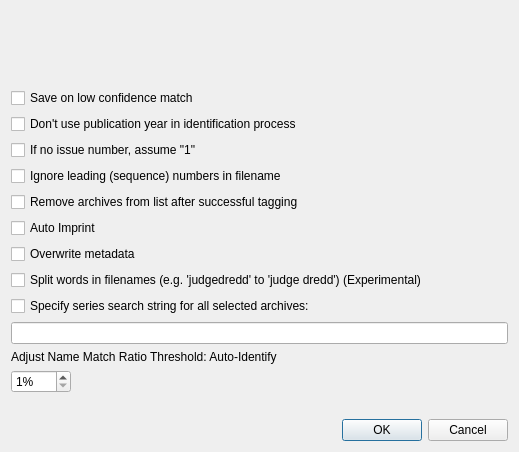
<?xml version="1.0" encoding="UTF-8"?>
<ui version="4.0">
 <class>dialogExport</class>
 <widget class="QDialog" name="dialogExport">
  <property name="windowModality">
   <enum>Qt::NonModal</enum>
  </property>
  <property name="geometry">
   <rect>
    <x>0</x>
    <y>0</y>
    <width>519</width>
    <height>452</height>
   </rect>
  </property>
  <property name="sizePolicy">
   <sizepolicy hsizetype="Preferred" vsizetype="MinimumExpanding">
    <horstretch>0</horstretch>
    <verstretch>0</verstretch>
   </sizepolicy>
  </property>
  <property name="windowTitle">
   <string>Auto-Tag</string>
  </property>
  <property name="modal">
   <bool>false</bool>
  </property>
  <layout class="QGridLayout" name="gridLayout_2">
   <item row="0" column="0">
    <widget class="QLabel" name="label">
     <property name="sizePolicy">
      <sizepolicy hsizetype="Preferred" vsizetype="Preferred">
       <horstretch>0</horstretch>
       <verstretch>0</verstretch>
      </sizepolicy>
     </property>
     <property name="text">
      <string/>
     </property>
     <property name="wordWrap">
      <bool>true</bool>
     </property>
    </widget>
   </item>
   <item row="1" column="0">
    <layout class="QGridLayout" name="gridLayout">
     <item row="3" column="0">
      <widget class="QCheckBox" name="cbxIgnoreLeadingDigitsInFilename">
       <property name="sizePolicy">
        <sizepolicy hsizetype="Minimum" vsizetype="Fixed">
         <horstretch>0</horstretch>
         <verstretch>0</verstretch>
        </sizepolicy>
       </property>
       <property name="text">
        <string>Ignore leading (sequence) numbers in filename</string>
       </property>
      </widget>
     </item>
     <item row="1" column="0">
      <widget class="QCheckBox" name="cbxDontUseYear">
       <property name="sizePolicy">
        <sizepolicy hsizetype="Minimum" vsizetype="Fixed">
         <horstretch>0</horstretch>
         <verstretch>0</verstretch>
        </sizepolicy>
       </property>
       <property name="text">
        <string>Don't use publication year in identification process</string>
       </property>
      </widget>
     </item>
     <item row="9" column="0">
      <widget class="QLineEdit" name="leSearchString">
       <property name="sizePolicy">
        <sizepolicy hsizetype="Expanding" vsizetype="Fixed">
         <horstretch>0</horstretch>
         <verstretch>0</verstretch>
        </sizepolicy>
       </property>
      </widget>
     </item>
     <item row="7" column="0">
      <widget class="QCheckBox" name="cbxSplitWords">
       <property name="sizePolicy">
        <sizepolicy hsizetype="Minimum" vsizetype="Fixed">
         <horstretch>0</horstretch>
         <verstretch>0</verstretch>
        </sizepolicy>
       </property>
       <property name="text">
        <string>Split words in filenames (e.g. 'judgedredd' to 'judge dredd') (Experimental)</string>
       </property>
      </widget>
     </item>
     <item row="11" column="0">
      <widget class="QSpinBox" name="sbNameMatchSearchThresh">
       <property name="maximumSize">
        <size>
         <width>60</width>
         <height>16777215</height>
        </size>
       </property>
       <property name="suffix">
        <string>%</string>
       </property>
       <property name="minimum">
        <number>1</number>
       </property>
       <property name="maximum">
        <number>100</number>
       </property>
      </widget>
     </item>
     <item row="10" column="0">
      <widget class="QLabel" name="label_3">
       <property name="sizePolicy">
        <sizepolicy hsizetype="Preferred" vsizetype="Fixed">
         <horstretch>0</horstretch>
         <verstretch>0</verstretch>
        </sizepolicy>
       </property>
       <property name="text">
        <string>Adjust Name Match Ratio Threshold: Auto-Identify</string>
       </property>
      </widget>
     </item>
     <item row="0" column="0">
      <widget class="QCheckBox" name="cbxSaveOnLowConfidence">
       <property name="sizePolicy">
        <sizepolicy hsizetype="Minimum" vsizetype="Fixed">
         <horstretch>0</horstretch>
         <verstretch>0</verstretch>
        </sizepolicy>
       </property>
       <property name="text">
        <string>Save on low confidence match</string>
       </property>
      </widget>
     </item>
     <item row="6" column="0">
      <widget class="QCheckBox" name="cbxRemoveMetadata">
       <property name="toolTip">
        <string>Removes existing metadata before applying retrieved metadata</string>
       </property>
       <property name="text">
        <string>Overwrite metadata</string>
       </property>
      </widget>
     </item>
     <item row="2" column="0">
      <widget class="QCheckBox" name="cbxAssumeIssueOne">
       <property name="sizePolicy">
        <sizepolicy hsizetype="Minimum" vsizetype="Fixed">
         <horstretch>0</horstretch>
         <verstretch>0</verstretch>
        </sizepolicy>
       </property>
       <property name="text">
        <string>If no issue number, assume &quot;1&quot;</string>
       </property>
      </widget>
     </item>
     <item row="4" column="0">
      <widget class="QCheckBox" name="cbxRemoveAfterSuccess">
       <property name="sizePolicy">
        <sizepolicy hsizetype="Minimum" vsizetype="Fixed">
         <horstretch>0</horstretch>
         <verstretch>0</verstretch>
        </sizepolicy>
       </property>
       <property name="text">
        <string>Remove archives from list after successful tagging</string>
       </property>
      </widget>
     </item>
     <item row="5" column="0">
      <widget class="QCheckBox" name="cbxAutoImprint">
       <property name="toolTip">
        <string>Checks the publisher against a list of imprints.</string>
       </property>
       <property name="text">
        <string>Auto Imprint</string>
       </property>
      </widget>
     </item>
     <item row="8" column="0">
      <widget class="QCheckBox" name="cbxSpecifySearchString">
       <property name="sizePolicy">
        <sizepolicy hsizetype="Minimum" vsizetype="Fixed">
         <horstretch>0</horstretch>
         <verstretch>0</verstretch>
        </sizepolicy>
       </property>
       <property name="text">
        <string>Specify series search string for all selected archives:</string>
       </property>
      </widget>
     </item>
    </layout>
   </item>
   <item row="2" column="0">
    <widget class="QLabel" name="label_2">
     <property name="sizePolicy">
      <sizepolicy hsizetype="Preferred" vsizetype="Fixed">
       <horstretch>0</horstretch>
       <verstretch>0</verstretch>
      </sizepolicy>
     </property>
     <property name="minimumSize">
      <size>
       <width>40</width>
       <height>0</height>
      </size>
     </property>
     <property name="text">
      <string/>
     </property>
    </widget>
   </item>
   <item row="4" column="0">
    <widget class="QDialogButtonBox" name="buttonBox">
     <property name="orientation">
      <enum>Qt::Horizontal</enum>
     </property>
     <property name="standardButtons">
      <set>QDialogButtonBox::Cancel|QDialogButtonBox::Ok</set>
     </property>
    </widget>
   </item>
  </layout>
 </widget>
 <resources/>
 <connections>
  <connection>
   <sender>buttonBox</sender>
   <signal>accepted()</signal>
   <receiver>dialogExport</receiver>
   <slot>accept()</slot>
   <hints>
    <hint type="sourcelabel">
     <x>346</x>
     <y>187</y>
    </hint>
    <hint type="destinationlabel">
     <x>277</x>
     <y>104</y>
    </hint>
   </hints>
  </connection>
  <connection>
   <sender>buttonBox</sender>
   <signal>rejected()</signal>
   <receiver>dialogExport</receiver>
   <slot>reject()</slot>
   <hints>
    <hint type="sourcelabel">
     <x>346</x>
     <y>187</y>
    </hint>
    <hint type="destinationlabel">
     <x>277</x>
     <y>104</y>
    </hint>
   </hints>
  </connection>
 </connections>
</ui>
